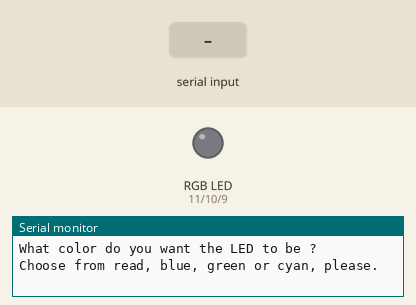
This sketch was run on a simulated Arduino Uno, built with avr-gcc and run on an emulated ATmega328P. Parts: an RGB LED mixed from three pins (HIGH = lit), the last lines printed to the serial monitor. Inputs (shaded band) come from the test bench.

Above: at 1.2 s.
1.3 s: "red" received over Serial
At 3.3 s:
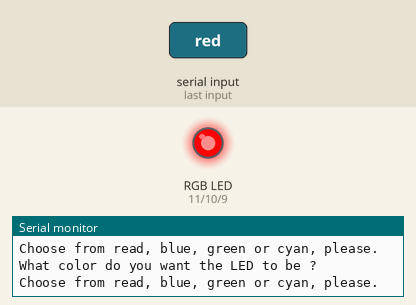
3.8 s: "green" received over Serial
At 5.2 s:
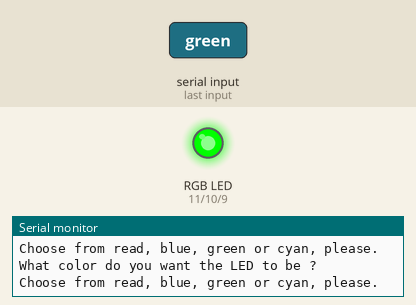
6.3 s: "blue" received over Serial
At 8.3 s:
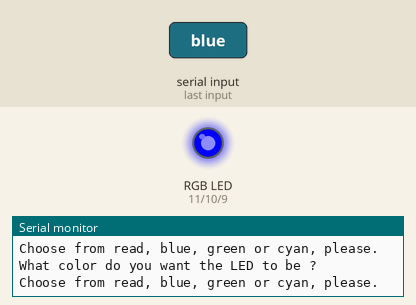
8.8 s: "cyan" received over Serial
At 10.2 s:
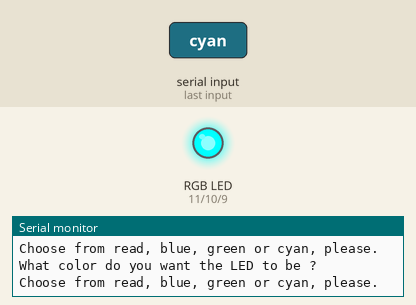
Timing chart, 0 to 11.8 s (numbered marks = the images above; inputs shaded):
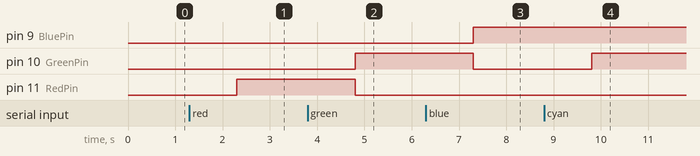

Measured:
- after the input at 1.3 s, pin 11 (RedPin): LOW → HIGH after 1.0 s
- after the input at 3.8 s, pin 10 (GreenPin): LOW → HIGH after 1.0 s; pin 11 (RedPin): HIGH → LOW after 1.0 s
- after the input at 6.3 s, pin 9 (BluePin): LOW → HIGH after 1.0 s; pin 10 (GreenPin): HIGH → LOW after 1.0 s
- after the input at 8.8 s, pin 10 (GreenPin): LOW → HIGH after 1.0 s

The sketch:

Day14.ino
```cpp
int RedPin=11;  //set pins for each RGB
int GreenPin=10;
int BluePin=9;
int brightness=255; //sets the brightness of the color
String ColorChoice; //the user will later on fil this

void setup() {
  Serial.begin(9600); //turns on serial port

  pinMode(RedPin, OUTPUT);
  pinMode(GreenPin, OUTPUT);
  pinMode(BluePin, OUTPUT);

}

void loop() {

  Serial.println("What color do you want the LED to be ? " ); //ask input
  Serial.println("Choose from read, blue, green or cyan, please. ");
  while(Serial.available()==0){}  //waits for input
  ColorChoice=Serial.readString();  //reads the string from the serial port

  if(ColorChoice=="red") {
  analogWrite(RedPin, brightness);  //red
  analogWrite(BluePin, 0);
  analogWrite(GreenPin,0);
  }

  if(ColorChoice=="green") {
  analogWrite(RedPin, 0);
  analogWrite(BluePin, 0);
  analogWrite(GreenPin,brightness); //green
  }

  if(ColorChoice=="blue") {
  analogWrite(RedPin, 0);
  analogWrite(BluePin, brightness); //green
  analogWrite(GreenPin,0);
  }

  if(ColorChoice=="cyan") {
  analogWrite(RedPin, 0);
  analogWrite(BluePin, 255); //cyan
  analogWrite(GreenPin,255);
  }

  if(ColorChoice != "red" && ColorChoice !="green" && ColorChoice !="blue" && ColorChoice !="cyan") {
    Serial.println(" ");
    Serial.println("WTF?! What even mate ? I said red, green, blue or cyan! Try again, you colorblind banana. ");
    Serial.println(" ");
  }
}
```
